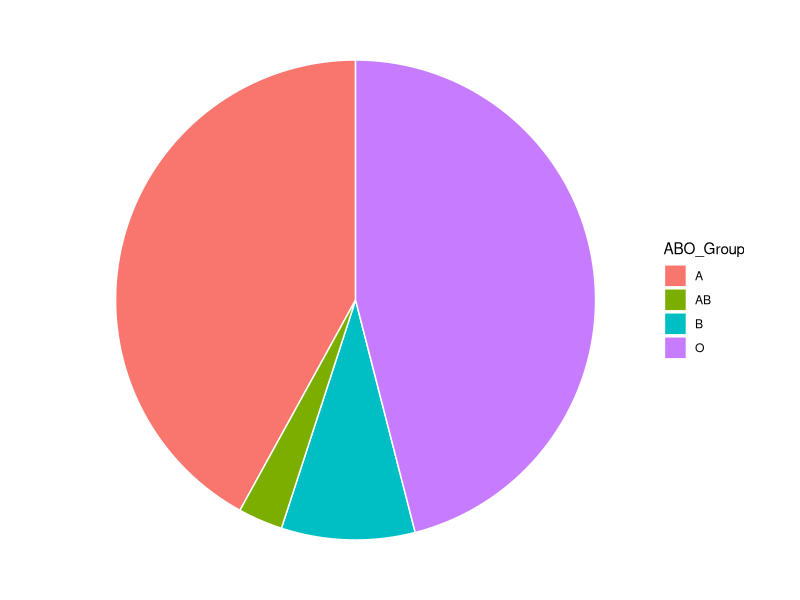
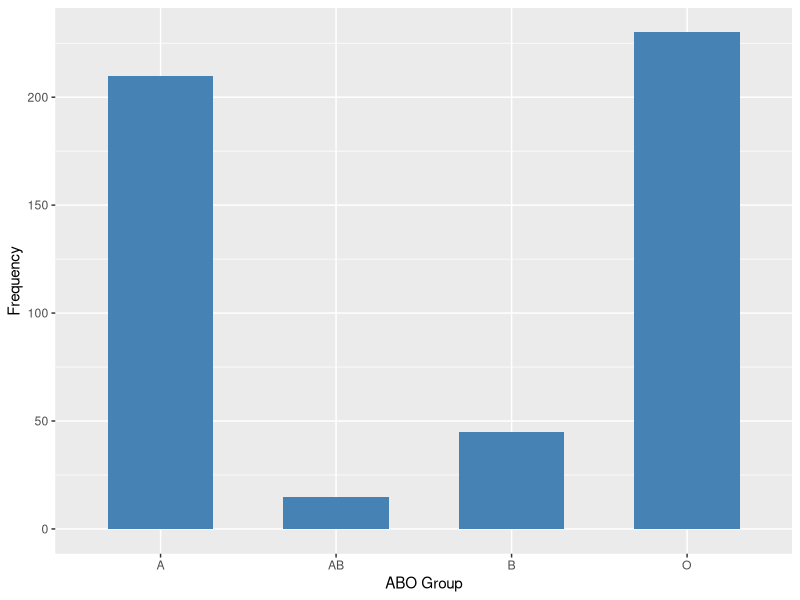
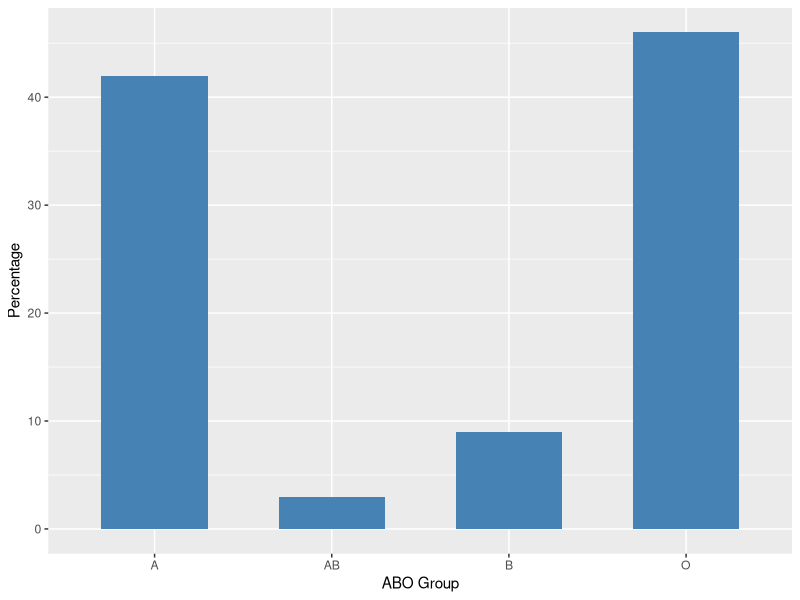
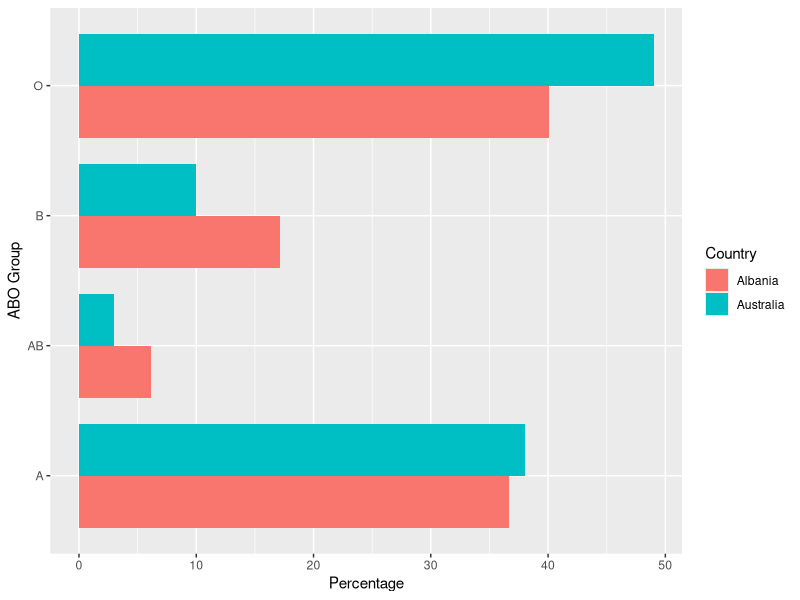

Here is the R script that generated these plots, in order:
## ---- chunk 1
library(dplyr)
library(ggplot2)

data <- data.frame(ABO_Group = c("A", "B", "AB", "O"), value = c(210, 45, 15, 230)) %>%
  mutate(prop = value / sum(value) * 100)

ggplot(data = data, aes(x = "", y = prop, fill = ABO_Group)) + 
  geom_bar(stat = "identity", width = 1, color = "white") + 
  coord_polar("y", start = 0) + 
  theme_void()
## ---- chunk 2

ggplot(data, aes(ABO_Group, value)) + 
  geom_bar(stat = "identity", fill = "steelblue", width = 0.6) + 
  labs(x = "ABO Group", y = "Frequency")
## ---- chunk 3
ggplot(data, aes(ABO_Group, prop)) + 
  geom_bar(stat = "identity", fill = "steelblue", width = 0.6) + 
  labs(x = "ABO Group", y = "Percentage")
## ---- chunk 4
library(tidyr)

data <- data.frame(ABO_Group = c("A", "B", "AB", "O"), 
                   Albania = c(36.7, 17.1, 6.1, 40.1), 
                   Australia = c(38, 10, 3, 49)) %>%
  pivot_longer(!ABO_Group, names_to = "Country", values_to = "Percentage")

ggplot(data, aes(ABO_Group, Percentage, fill = Country)) + 
  geom_bar(stat = "identity", position = "dodge", width = 0.8) + 
  coord_flip() +
  labs(x = "ABO Group", y = "Percentage")
